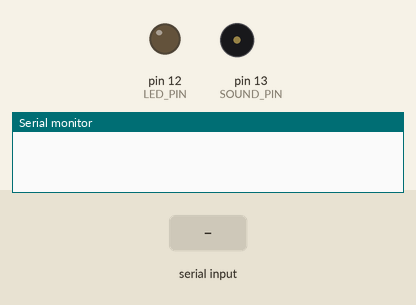
This sketch was run on a simulated Arduino Uno, built with avr-gcc and run on an emulated ATmega328P. On the bench: output pins drawn as LEDs (lit = HIGH), buzzer (waves = sounding), the last lines printed to the serial monitor. The inputs (shaded band) are chosen by the test bench. Pins used as bus, display or sensor lines are not drawn.

Above: at 1.2 s.
1.3 s: "u" received over Serial
At 1.9 s:
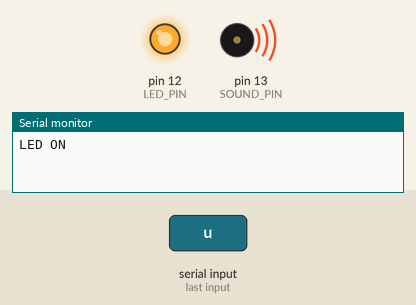
At 3.1 s:
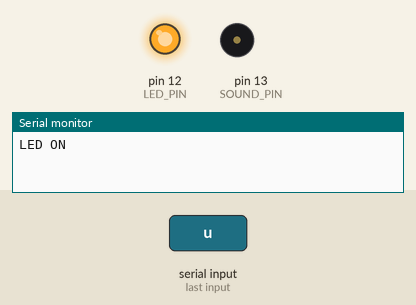
3.6 s: "d" received over Serial
At 4.2 s:
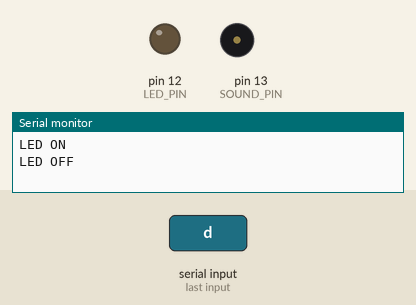
Timing chart, 0 to 6.6 s (numbered marks = the images above; inputs shaded):
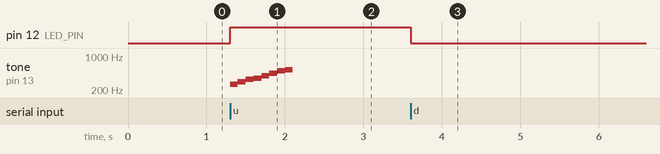

Measured:
- after the input at 1.3 s, pin 12 (LED_PIN): LOW → HIGH at once; tone on pin 13 (SOUND_PIN): plays 262 Hz for 0.10 s, 294 Hz for 0.10 s, 330 Hz for 0.10 s, 349 Hz for 0.10 s, 392 Hz for 0.10 s, 440 Hz for 0.10 s … (8 notes in this stretch), starting at once
- after the input at 3.6 s, pin 12 (LED_PIN): HIGH → LOW at once

The sketch:

sample.ino
```cpp
#define LED_PIN 12
#define SOUND_PIN 13
#define SOUND_LENGTH 100
#define NOTE_C4 262
#define NOTE_D4 294
#define NOTE_E4 330
#define NOTE_F4 349
#define NOTE_G4 392
#define NOTE_A4 440
#define NOTE_B4 494
#define NOTE_C5 523

int noteArray[] = {
  NOTE_C4,
  NOTE_D4,
  NOTE_E4,
  NOTE_F4,
  NOTE_G4,
  NOTE_A4,
  NOTE_B4,
  NOTE_C5
};
const int arrayNum = sizeof noteArray / 2;

void setup() {
  pinMode(LED_PIN, OUTPUT);
  pinMode(SOUND_PIN, OUTPUT);
  Serial.begin(9600);
}

void loop() {
  int input;
  input = Serial.read();

  switch (input) {
    case 'u':
      // light up
      Serial.print("LED ON\n");
      digitalWrite(LED_PIN, HIGH);

      // sound
      digitalWrite(SOUND_PIN, HIGH);
      for (int i = 0; i < arrayNum; i++) {
        tone(SOUND_PIN, noteArray[i], SOUND_LENGTH);
        delay(SOUND_LENGTH);
      }
      break;
    case 'd':
      // light down
      Serial.print("LED OFF\n");
      digitalWrite(LED_PIN, LOW);
      break;
  }
}
```
